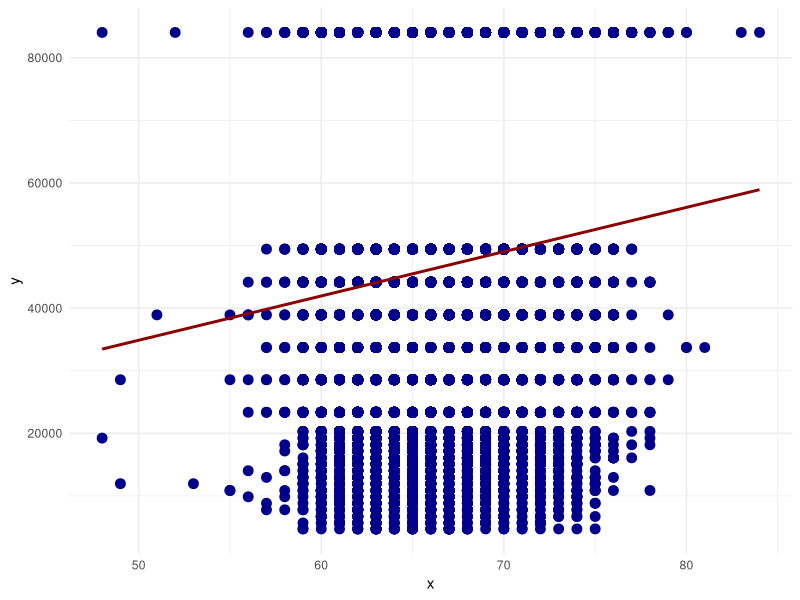
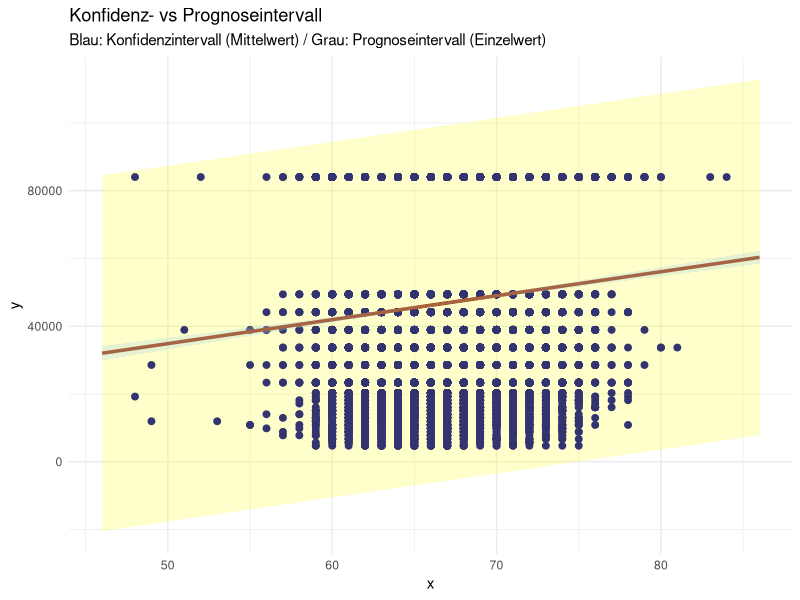

These charts were generated, in order, by the following R code:
#------------------------------------------------------------------------
# Prognoseintrevall vs. Konfidenzintervall

# FH Wedel
# Ökonometrie
#------------------------------------------------------------------------

# Indivdiduellen Arbeitspfad wählen
# setwd("C:/Users/fbo/_FH Wedel/Vorlesungen/Master - Ökonometrie/Beispiel_Übungen/Ü1 - Bivariates Lineares Modell")


library(ggplot2)
library(readxl)

# Daten einlesen
Daten <- read_excel("Earnings_and_Height.xlsx")

# Oder für earnings ~ education  
Daten$x <- Daten$educ
Daten$y <- Daten$earnings

# Für earnings ~ age
Daten$x <- Daten$age
Daten$y <- Daten$earnings

# Oder für earnings ~ height  
Daten$x <- Daten$height
Daten$y <- Daten$earnings

ggplot(Daten, aes(x = x, y = y)) +
  geom_point(color = "darkblue", size=3) +
  geom_smooth(method = "lm", se = FALSE, color = "darkred") +
  theme_minimal()

# Lineares Modell schätzen
Modell <- lm(y ~ x, data = Daten)

# Neue x-Werte zum Vorhersagen (außerhalb des Bereichs)
new_data <- data.frame(x = seq(min(Daten$x) - 2, max(Daten$x) + 2, length.out = 200))

# Vorhersagen
pred_conf <- predict(Modell, newdata = new_data, interval = "confidence")
pred_pred <- predict(Modell, newdata = new_data, interval = "prediction")

# Zusammenfügen
plot_data <- data.frame(
  x = new_data$x,
  fit = pred_conf[, "fit"],
  lwr_conf = pred_conf[, "lwr"],
  upr_conf = pred_conf[, "upr"],
  lwr_pred = pred_pred[, "lwr"],
  upr_pred = pred_pred[, "upr"]
)

ggplot() +
  geom_point(data = Daten, aes(x = x, y = y), color = "darkblue", size = 2) +
  geom_line(data = plot_data, aes(x = x, y = fit), color = "darkred", size = 1.2) +
  geom_ribbon(data = plot_data, aes(x = x, ymin = lwr_pred, ymax = upr_pred), fill = "yellow", alpha = 0.2) +
  geom_ribbon(data = plot_data, aes(x = x, ymin = lwr_conf, ymax = upr_conf), fill = "lightblue", alpha = 0.3) +  labs(
    title = "Konfidenz- vs Prognoseintervall",
    subtitle = "Blau: Konfidenzintervall (Mittelwert) / Grau: Prognoseintervall (Einzelwert)",
    x = "x",
    y = "y"
  ) +
  theme_minimal()